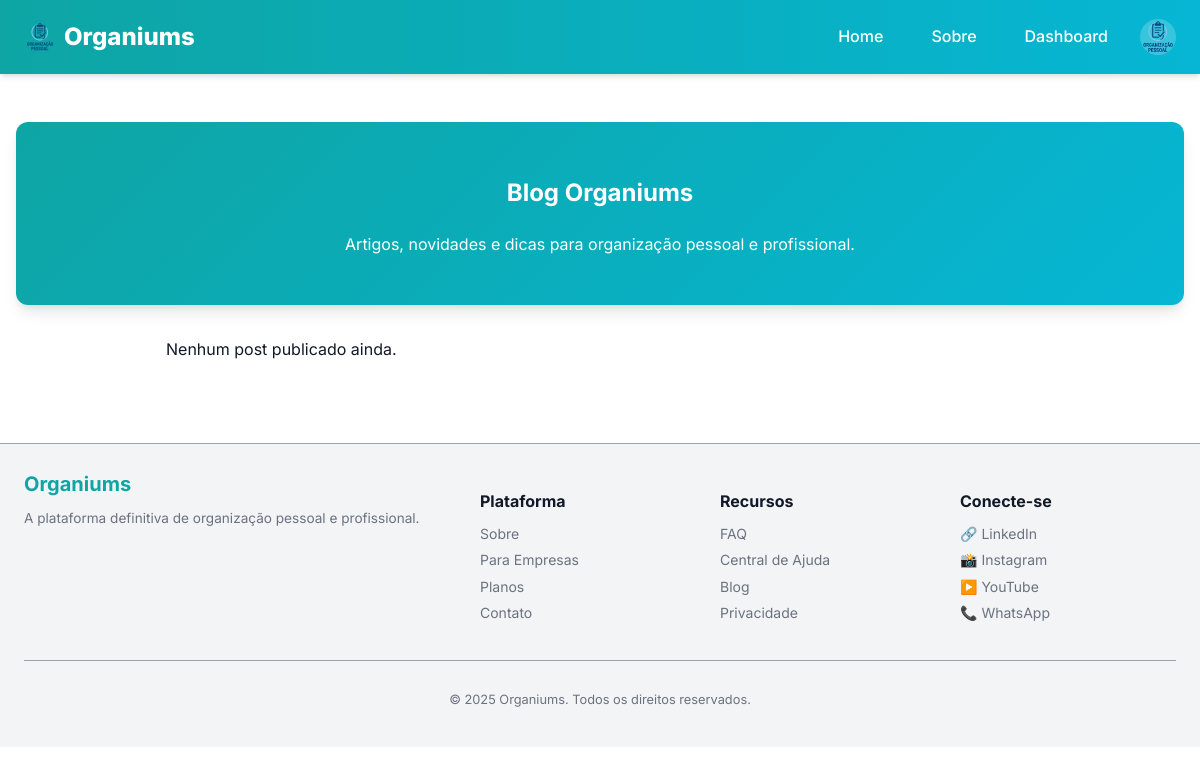
Page /blog (signed in) on the earlier database version.
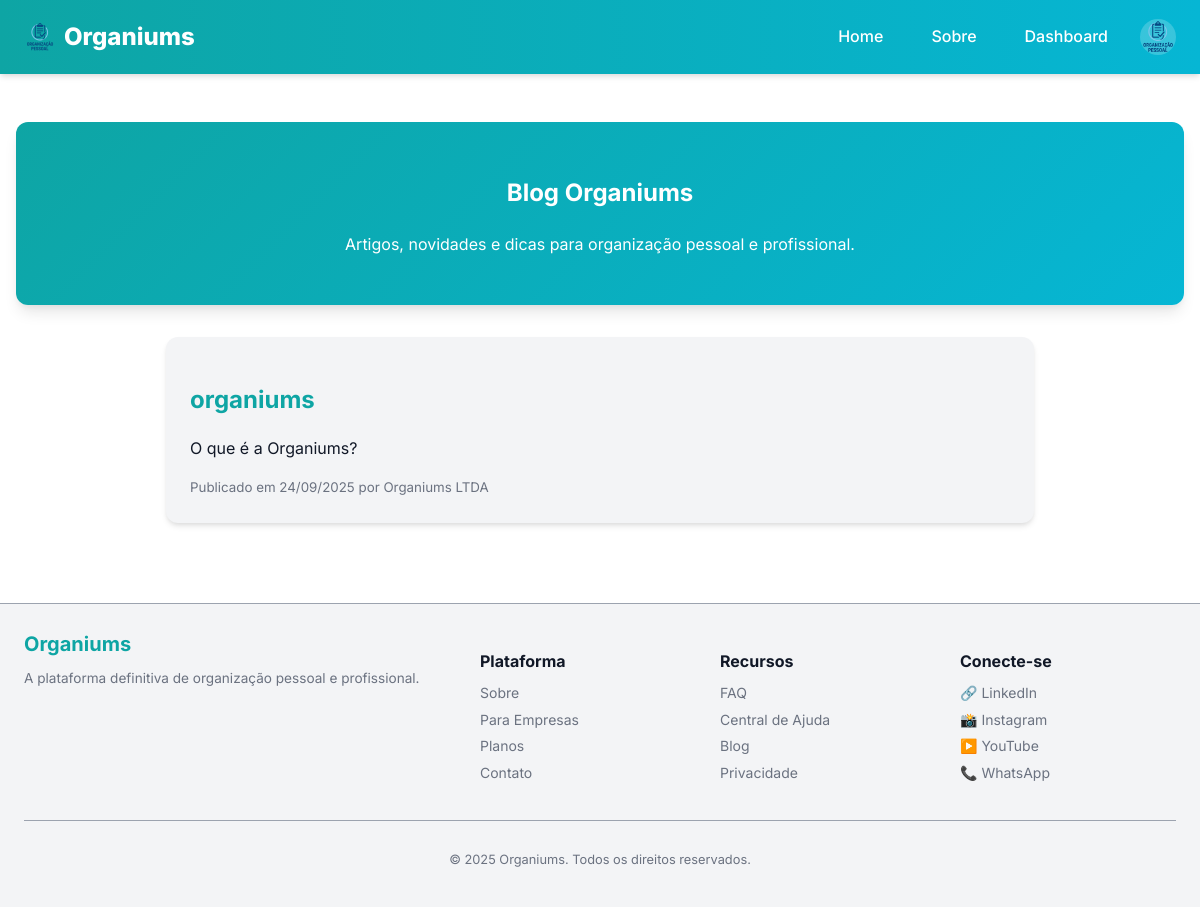
Same page on the later database version.
### models.py (models this page shows, shortened)
class User(UserMixin, db.Model):
    __tablename__ = "user"
    id = db.Column(db.Integer, primary_key=True)
    username = db.Column(db.String(50), unique=True, index=True, nullable=False)
    name = db.Column(db.String(120), nullable=False)
    email = db.Column(db.String(120), unique=True, index=True, nullable=False)
    password_hash = db.Column(db.String(128))
    avatar = db.Column(db.String(200))
    role = db.Column(db.String(30), default="cliente", nullable=False)
    company_id = db.Column(db.Integer, db.ForeignKey('company.id'), nullable=True)

class BlogPost(db.Model):
    id = db.Column(db.Integer, primary_key=True)
    titulo = db.Column(db.String(200), nullable=False)
    slug = db.Column(db.String(200), unique=True, nullable=False)
    resumo = db.Column(db.String(300))
    conteudo = db.Column(db.Text, nullable=False)
    autor_id = db.Column(db.Integer, db.ForeignKey('user.id'))
    criado_em = db.Column(db.DateTime, default=db.func.current_timestamp())
    atualizado_em = db.Column(db.DateTime, default=db.func.current_timestamp(), onupdate=db.func.current_timestamp())
    autor = db.relationship('User', backref='posts')

### app/views.py (the view)
@bp.route('/blog')
def blog():
    register_log("Acesso à página do blog")
    posts = BlogPost.query.order_by(BlogPost.criado_em.desc()).all()
    return render_template('public/blog.html', posts=posts)

### app/utils.py (called while the page is built)
def register_log(action, status="ok"):
    user_id = current_user.id if current_user.is_authenticated else None
    ip_address = request.remote_addr
    log = Log(
        user_id=user_id,
        action=action,
        ip_address=ip_address,
        status=status
    )
    db.session.add(log)
    db.session.commit()

### manage.py (called while the page is built)
def create_app(config_object=None):
    app = Flask(__name__, template_folder='app/templates', static_folder='app/static')
    app.config.from_object(config_object or Config)
    db.init_app(app)
    migrate.init_app(app, db)
    login.init_app(app)
    from models import User
    @login.user_loader
    def load_user(user_id):
        return User.query.get(int(user_id))
    from app.views import bp as app_bp
    from api.views import bp as api_bp
    app.register_blueprint(app_bp)
    app.register_blueprint(api_bp, url_prefix='/api')
    app.config['MAX_CONTENT_LENGTH'] = 2 * 1024 * 1024
    register_error_handlers(app)
    @app.shell_context_processor
    def make_shell_context():
        return {'db': db, 'User': User}
    return app

### app/templates/public/blog.html (shortened to what this page needs)
{% extends 'base.html' %}
{% block content %}
<section class="hero-blog">
    <div class="hero-blog-content">
        <h1>Blog Organiums</h1>
        <p>Artigos, novidades e dicas para organização pessoal e profissional.</p>
    </div>
</section>
<section class="blog-list">
    {% for post in posts %}
    <article class="blog-card">
        <h2><a href="{{ url_for('app_bp.blog_post', slug=post.slug) }}">{{ post.titulo }}</a></h2>
        {% if post.resumo %}
        <p>{{ post.resumo }}</p>
        {% endif %}
        <small>Publicado em {{ post.criado_em.strftime('%d/%m/%Y') }} por {{ post.autor.name }}</small>
    </article>
    {% else %}
    <p>Nenhum post publicado ainda.</p>
    {% endfor %}
</section>
{% endblock %}

### app/templates/base.html (shortened to what this page needs)
<!doctype html>
<html lang="pt-BR">
  <head>
    <link rel="stylesheet" href="{{ url_for('app_bp.static', filename='css/main.css') }}">
  </head>
  <body>
    {% include 'components/header.html' %}
    <main class="container">
      {% block content %}{% endblock %}
    </main>
    {% include 'components/footer.html' %}
  </body>
</html>

### app/templates/components/header.html (shortened to what this page needs)
<header class="site-header">
  <div class="header-wrap">
    <a class="brand" href="{{ url_for('app_bp.home') }}">
      <img class="brand-logo" src="{{ url_for('static', filename='img/logo.png') }}" alt="Organiums" width="32" height="32">
      Organiums
    </a>
    <nav class="desktop-nav">
      <a class="nav-link" href="{{ url_for('app_bp.home') }}">Home</a>
      <a class="nav-link" href="{{ url_for('app_bp.about') }}">Sobre</a>
      {% if current_user.is_authenticated %}
        <a class="nav-link" href="{{ url_for('app_bp.dashboard') }}">Dashboard</a>
        <div class="user-menu">
          {% if current_user.avatar %}
            <img src="{{ current_user.avatar }}" alt="Avatar de {{ current_user.name }}" width="32" height="32" class="user-avatar">
          {% else %}
            <div class="user-avatar placeholder-avatar">{{ current_user.name[0]|upper }}</div>
          {% endif %}
        </div>
      {% else %}
        <a class="nav-link" href="{{ url_for('app_bp.login') }}">Entrar</a>
        <a class="nav-link" href="{{ url_for('app_bp.register') }}">Cadastrar</a>
      {% endif %}
    </nav>
  </div>
</header>

### app/templates/components/footer.html
<footer class="site-footer">
  <div class="footer-container">
    <div class="footer-brand">
      <a href="/" class="footer-logo">Organiums</a>
      <p class="footer-desc">
        A plataforma definitiva de organização pessoal e profissional.
      </p>
    </div>
    <nav class="footer-links">
      <h4>Plataforma</h4>
      <ul>
        <li><a href="/sobre">Sobre</a></li>
        <li><a href="/empresas">Para Empresas</a></li>
        <li><a href="/planos">Planos</a></li>
        <li><a href="/contato">Contato</a></li>
      </ul>
    </nav>
    <nav class="footer-links">
      <h4>Recursos</h4>
      <ul>
        <li><a href="/faq">FAQ</a></li>
        <li><a href="/ajuda">Central de Ajuda</a></li>
        <li><a href="/blog">Blog</a></li>
        <li><a href="/privacidade">Privacidade</a></li>
      </ul>
    </nav>
    <div class="footer-social">
      <h4>Conecte-se</h4>
      <ul>
        <li><a href="#" aria-label="LinkedIn">🔗 LinkedIn</a></li>
        <li><a href="#" aria-label="Instagram">📸 Instagram</a></li>
        <li><a href="#" aria-label="YouTube">▶️ YouTube</a></li>
        <li><a href="#" aria-label="WhatsApp">📞 WhatsApp</a></li>
      </ul>
    </div>
  </div>
  <div class="footer-bottom">
    <p>© {{ current_year|default(2025) }} Organiums. Todos os direitos reservados.</p>
  </div>
</footer>

### app/static/css/main.css (style rules this page uses)
* { box-sizing: border-box; }
body { font-family: 'Inter', system-ui, Arial, sans-serif; background: var(--bg); color: var(--fg); margin: 0; padding: 0; line-height: 1.6; }
.container { max-width: var(--container-width); margin: var(--spacing-xl) auto; padding: var(--spacing-md); }
.site-footer { padding: var(--spacing-lg); text-align: center; color: var(--muted); font-size: 0.875rem; margin-top: var(--spacing-xl); }

### app/static/css/vars.css (style rules this page uses)
:root { --bg: #ffffff; --fg: #111827; --brand-primary: #0ea5a4; --brand-secondary: #06b6d4; --brand-dark: #0d9488; --muted: #6b7280; --muted-light: #9ca3af; --bg-light: #f3f4f6; --radius: 8px; --radius-lg: 12px; --shadow: 0 4px 6px -1px rgba(0, 0, 0, 0.1), 0 2px 4px -1px rgba(0, 0, 0, 0.06); --shadow-md: 0 10px 15px -3px rgba(0, 0, 0, 0.1), 0 4px 6px -2px rgba(0, 0, 0, 0.05); --container-width: 1200px; --spacing-xs: 4px; --spacing-sm: 8px; --spacing-md: 16px; --spacing-lg: 24px; --spacing-xl: 32px; --transition: all 0.3s ease; }

### app/static/css/components/header.css (style rules this page uses)
.site-header { background: linear-gradient(90deg, var(--brand-primary), var(--brand-secondary)); color: white; position: sticky; top: 0; z-index: 1000; box-shadow: var(--shadow); }
.header-wrap { max-width: var(--container-width); margin: 0 auto; display: flex; justify-content: space-between; align-items: center; padding: var(--spacing-md) var(--spacing-lg); }
.brand { font-weight: 800; color: white; text-decoration: none; font-size: 1.5rem; display: flex; align-items: center; gap: var(--spacing-sm); }
.brand-logo { height: 32px; width: auto; }
.desktop-nav { display: flex; align-items: center; gap: var(--spacing-md); }
.nav-link { color: white; text-decoration: none; font-weight: 500; padding: var(--spacing-sm) var(--spacing-md); border-radius: var(--radius); transition: var(--transition); position: relative; }
.nav-link::after { content: ''; position: absolute; bottom: 0; left: 50%; width: 0; height: 2px; background-color: white; transition: var(--transition); transform: translateX(-50%); }
.user-menu { display: flex; align-items: center; gap: var(--spacing-sm); position: relative; }
.user-avatar { width: 36px; height: 36px; border-radius: 50%; background-color: rgba(255, 255, 255, 0.2); display: flex; align-items: center; justify-content: center; font-weight: 600; cursor: pointer; }

### app/static/css/components/footer.css (style rules this page uses)
.site-footer { background: var(--bg-light); color: var(--fg); padding: var(--spacing-xl) var(--spacing-md) var(--spacing-lg); font-size: 0.9rem; border-top: 1px solid var(--muted-light); }
.footer-container { max-width: var(--container-width); margin: 0 auto; display: grid; grid-template-columns: 1fr; gap: var(--spacing-lg); }
.footer-brand { text-align: center; }
.footer-logo { font-size: 1.25rem; font-weight: bold; color: var(--brand-primary); text-decoration: none; }
.footer-desc { margin-top: var(--spacing-sm); color: var(--muted); font-size: 0.85rem; }
.footer-links h4, .footer-social h4 { margin-bottom: var(--spacing-sm); font-size: 1rem; color: var(--fg); }
.footer-links ul, .footer-social ul { list-style: none; padding: 0; margin: 0; }
.footer-links li, .footer-social li { margin-bottom: var(--spacing-xs); }
.footer-links a, .footer-social a { color: var(--muted); text-decoration: none; transition: var(--transition); }
.footer-bottom { margin-top: var(--spacing-xl); padding-top: var(--spacing-md); border-top: 1px solid var(--muted-light); text-align: center; color: var(--muted); font-size: 0.8rem; }
@media (min-width: 768px) { .footer-container { grid-template-columns: 2fr 1fr 1fr 1fr; text-align: left; } }
@media (min-width: 768px) { .footer-brand { text-align: left; } }

### app/static/css/pages/public/blog.css (style rules this page uses)
.hero-blog, .blog-hero { text-align: center; padding: var(--spacing-xl) var(--spacing-md); background: linear-gradient(135deg, var(--brand-primary), var(--brand-secondary)); color: white; border-radius: var(--radius-lg); box-shadow: var(--shadow-md); margin-bottom: var(--spacing-xl); }
.blog-list { max-width: 900px; margin: 0 auto var(--spacing-xl); padding: 0 var(--spacing-md); }
.blog-card { background: var(--bg-light); padding: var(--spacing-lg); margin-bottom: var(--spacing-md); border-radius: var(--radius-lg); box-shadow: var(--shadow); }
.blog-card h2 { margin-bottom: var(--spacing-xs); color: var(--brand-dark); }
.blog-card a { text-decoration: none; color: var(--brand-primary); }
.blog-card small { display: block; margin-top: var(--spacing-xs); color: var(--muted); }

Differences in the rows shown:
added BlogPost: titulo "organiums", resumo "O que é a Organiums?", criado_em "24/09/2025", autor.name "Organiums LTDA"
Other differences:
text no longer shown: "Nenhum post publicado ainda."
